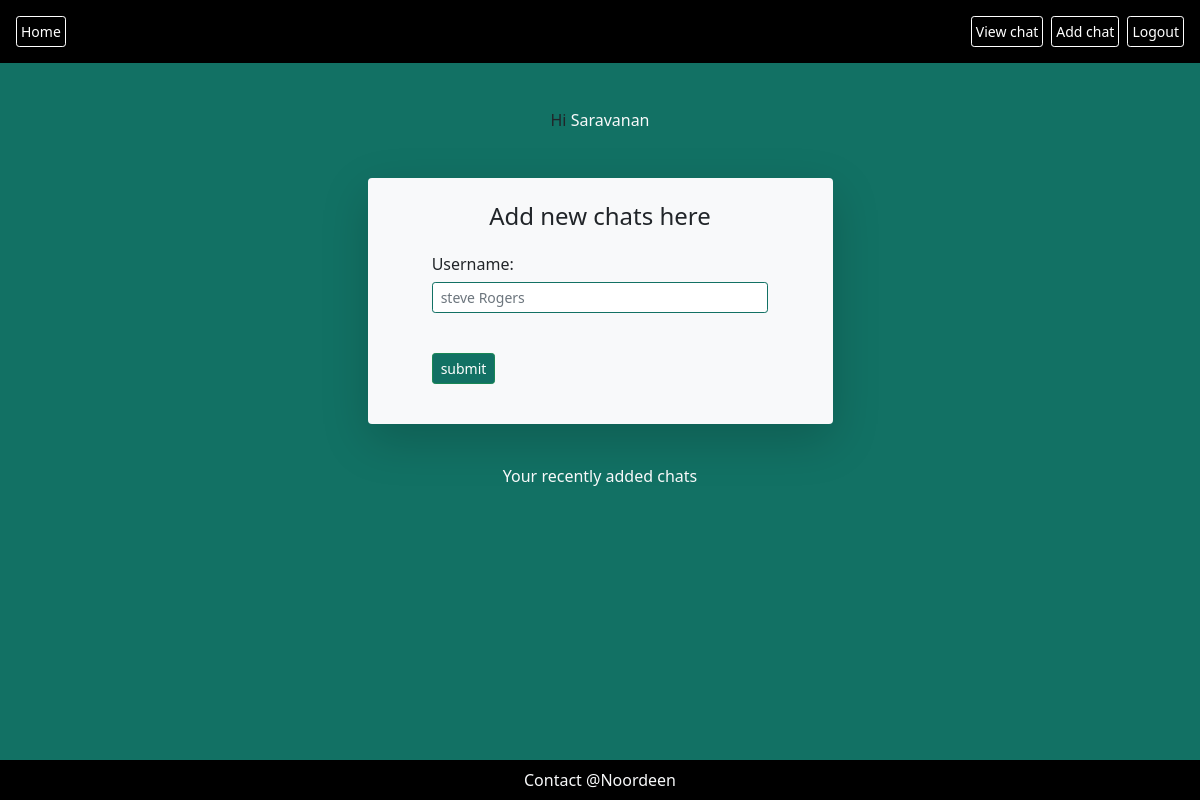
Before: /success/ (signed in) with the older database file.
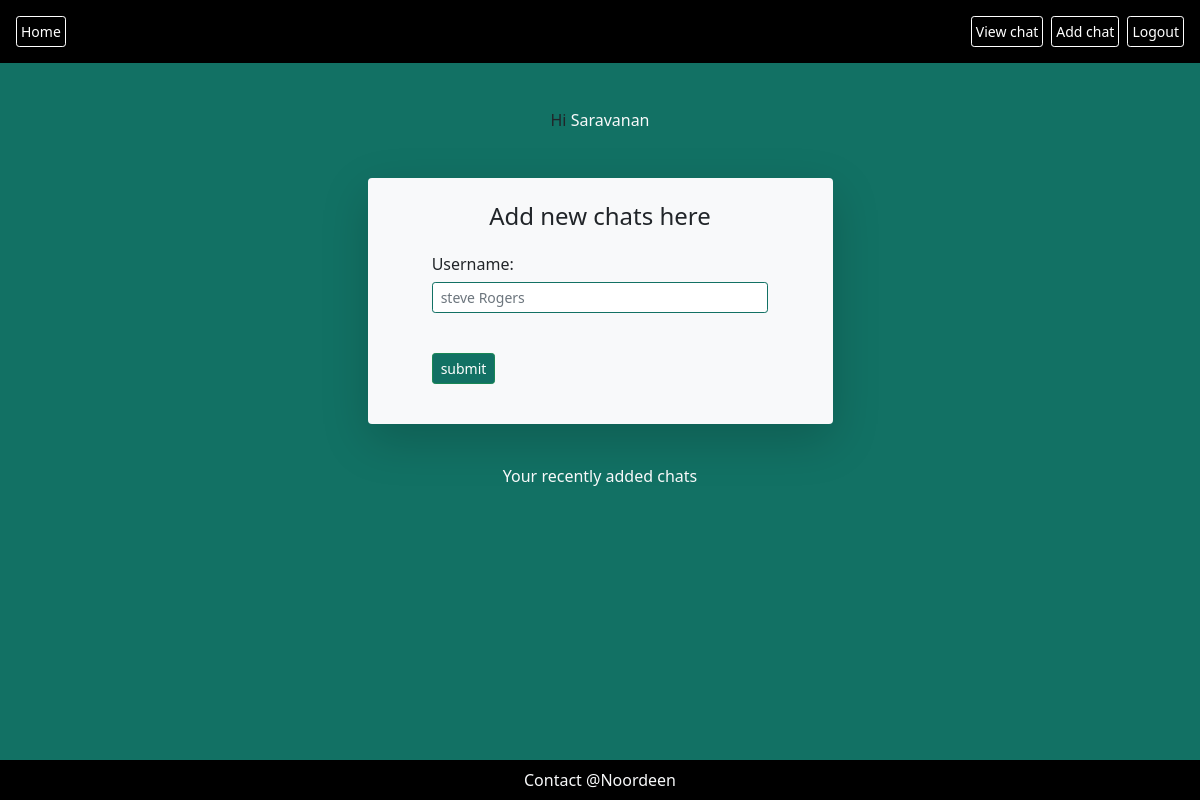
After: the same page with the newer database file.
### App/models.py (models this page shows, shortened)
class Register_table(models.Model):
    id = models.AutoField( primary_key=True,verbose_name ='ID')
    firstname = models.CharField(max_length=200,  validators=[validate_password_model,RegexValidator("^[a-zA-Z]*$", message='Only alphabets are allowed')])
    lastname = models.CharField(max_length=200,validators=[RegexValidator("^[a-zA-Z]*$", message='Only alphabets are allowed')])
    email = models.CharField(max_length=254,unique=True,validators=[validators.EmailValidator(),validate_mail] )
    password = models.CharField(max_length=250,validators=[validate_password_model])
    username = models.CharField(max_length=400, blank=True)  # New field to store the full name

### App/views.py (the view)
# urls.py: path('success/', views.view_data, name="success"),
def view_data(request):
    firstname = request.session.get('firstname', 'Guest')
    template = loader.get_template('success.html')
    username = Register_table.objects.values_list(
        'username', flat=True).order_by('-id')
    top_three_username = Add_chat.objects.values_list(
        'username', flat=True).order_by('-id')[:3]
    form = Add_chat_model(request.POST or None)
    context = {
        'var1': firstname,
        'username': username,
        'chat_form': form,
        'top_three_username': top_three_username,
    }
    if request.method == 'POST':
        full = request.POST["username"]
        details = Add_chat_model(request.POST or None)
        try:
            user_in_register = Register_table.objects.filter(
                username=full).first()
            user_in_add_chat = Add_chat.objects.filter(username=full).first()
            if user_in_register:
                if user_in_add_chat:
                    form.add_error('username', 'Username already exists')
                    return render(request, "success.html", context)
                else:
                    details.save(commit=False)
                    details.save()
                    context['success'] = True
                return render(request, "success.html", context)
            else:
                form.add_error(
                    'username', 'User not found(enter registered users)')
                return render(request, "success.html", context)
        except Register_table.DoesNotExist:
            print("none")
            form.add_error('username', "User not found")
            return render(request, "success.html", context)
    else:
        return render(request, 'success.html', context)

### Chat/forms.py (shortened to what this page needs)
class Add_chat_model(ModelForm):
    class Meta:
        model = Add_chat
        fields = ["username"]
        widgets = {
            'username': forms.TextInput(attrs={'class': 'form-control form-control-sm', 'placeholder': 'steve Rogers'}),
        }

### App/templates/success.html (shortened to what this page needs)
<html>
<head>
    <link href="https://cdn.jsdelivr.net/npm/bootstrap@5.0.2/dist/css/bootstrap.min.css" rel="stylesheet">
    {% load static %}
    <link rel="stylesheet" href="{% static '/index.css' %}">
</head>
</head>
<body style="background-color:  #127164;">
    <div class="nav-bg d-flex justify-content-end p-3">
        <a class="btn btn-sm btn-outline-danger text-decoration-none p-1 " href="/">Home</a>
        <span class="flex-grow-1"></span>
        <a onclick="viewChat()" class="btn btn-outline-danger btn-sm p-1">View chat</a>
        <a href="{% url 'success' %}" class="btn btn-outline-danger btn-sm mx-2 p-1">Add chat</a>
        <a class="btn btn-sm btn-outline-danger text-decoration-none p-1" href="{% url 'logout' %}">Logout</a>
    </div>
    <div class="container m-auto mt-5 d-flex flex-column align-items-center justify-content-center">
        <span class="h6">Hi<span class="text-light"> {{var1}}</span></span><br>
        <div id="addChatForm" class="shadow-lg m-3 bg-light rounded col-8 col-md-7 col-lg-5 col-xl-5 col-sm-8">
            <form id="chatform" class="d-flex flex-column align-items-center px-2" action="" method="POST">
                <div class="w-75">
                    <h1 class="h4 my-4 justify-content-center d-flex">Add new chats here</h1>
                    {% for field in chat_form %}
                    <p class="h6">{{ field.label }}:</p>
                    {{ field }}
                    <br>
                    {% endfor %}
                    <button class="btn btn-success btn-sm mt-3 mb-4" type="submit">submit</button>
                </div>
            </form>
        </div>
    </div>
    <div id="recentchats" style="display: block;">
        <span class="justify-content-center d-flex">
            <p class="text-light my-4">Your recently added chats </p>
        </span>
    </div>
    <div class="nav-bg p-2 fixed-bottom ">
        <p class="text-light m-0 text-center">Contact @Noordeen</p>
    </div>
</body>
</html>

### App/static/index.css (style rules this page uses)
.btn-success,.bg { background-color: #127164; }
.btn-outline-danger { background-color: transparent; border-color:white; color: #fff; }
.form-control { border: 1px groove #127164; }
.nav-bg { background-color: black; }

Changed rows visible on the page:
added Register_table: firstname "Saravanan"
Other visible differences:
{{ var1 }}: "Saravanan" → (not shown)
